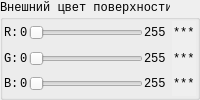
               <widget class="QGroupBox" name="groupBox_ExteriorColor">
                <property name="font">
                 <font>
                  <family>Consolas</family>
                 </font>
                </property>
                <property name="title">
                 <string>Внешний цвет поверхности</string>
                </property>
                <layout class="QHBoxLayout" name="horizontalLayout_13">
                 <property name="leftMargin">
                  <number>1</number>
                 </property>
                 <property name="topMargin">
                  <number>1</number>
                 </property>
                 <property name="rightMargin">
                  <number>1</number>
                 </property>
                 <property name="bottomMargin">
                  <number>1</number>
                 </property>
                 <item>
                  <layout class="QVBoxLayout" name="verticalLayout_14">
                   <property name="spacing">
                    <number>1</number>
                   </property>
                   <item>
                    <layout class="QHBoxLayout" name="horizontalLayout_16">
                     <item>
                      <widget class="QLabel" name="label_R_Ext">
                       <property name="font">
                        <font>
                         <family>Consolas</family>
                        </font>
                       </property>
                       <property name="text">
                        <string>R:</string>
                       </property>
                      </widget>
                     </item>
                     <item>
                      <widget class="QLabel" name="label_12">
                       <property name="font">
                        <font>
                         <family>Consolas</family>
                        </font>
                       </property>
                       <property name="text">
                        <string>0</string>
                       </property>
                      </widget>
                     </item>
                     <item>
                      <widget class="QSlider" name="slider_R_Ext">
                       <property name="font">
                        <font>
                         <family>Consolas</family>
                        </font>
                       </property>
                       <property name="maximum">
                        <number>255</number>
                       </property>
                       <property name="orientation">
                        <enum>Qt::Horizontal</enum>
                       </property>
                      </widget>
                     </item>
                     <item>
                      <widget class="QLabel" name="label_21">
                       <property name="font">
                        <font>
                         <family>Consolas</family>
                        </font>
                       </property>
                       <property name="text">
                        <string>255</string>
                       </property>
                      </widget>
                     </item>
                    </layout>
                   </item>
                   <item>
                    <layout class="QHBoxLayout" name="horizontalLayout_17">
                     <item>
                      <widget class="QLabel" name="label_G_Ext">
                       <property name="font">
                        <font>
                         <family>Consolas</family>
                        </font>
                       </property>
                       <property name="text">
                        <string>G:</string>
                       </property>
                      </widget>
                     </item>
                     <item>
                      <widget class="QLabel" name="label_15">
                       <property name="font">
                        <font>
                         <family>Consolas</family>
                        </font>
                       </property>
                       <property name="text">
                        <string>0</string>
                       </property>
                      </widget>
                     </item>
                     <item>
                      <widget class="QSlider" name="slider_G_Ext">
                       <property name="font">
                        <font>
                         <family>Consolas</family>
                        </font>
                       </property>
                       <property name="maximum">
                        <number>255</number>
                       </property>
                       <property name="orientation">
                        <enum>Qt::Horizontal</enum>
                       </property>
                      </widget>
                     </item>
                     <item>
                      <widget class="QLabel" name="label_24">
                       <property name="font">
                        <font>
                         <family>Consolas</family>
                        </font>
                       </property>
                       <property name="text">
                        <string>255</string>
                       </property>
                      </widget>
                     </item>
                    </layout>
                   </item>
                   <item>
                    <layout class="QHBoxLayout" name="horizontalLayout_18">
                     <item>
                      <widget class="QLabel" name="label_B_Ext">
                       <property name="font">
                        <font>
                         <family>Consolas</family>
                        </font>
                       </property>
                       <property name="text">
                        <string>B:</string>
                       </property>
                      </widget>
                     </item>
                     <item>
                      <widget class="QLabel" name="label_18">
                       <property name="font">
                        <font>
                         <family>Consolas</family>
                        </font>
                       </property>
                       <property name="text">
                        <string>0</string>
                       </property>
                      </widget>
                     </item>
                     <item>
                      <widget class="QSlider" name="slider_B_Ext">
                       <property name="font">
                        <font>
                         <family>Consolas</family>
                        </font>
                       </property>
                       <property name="maximum">
                        <number>255</number>
                       </property>
                       <property name="orientation">
                        <enum>Qt::Horizontal</enum>
                       </property>
                      </widget>
                     </item>
                     <item>
                      <widget class="QLabel" name="label_27">
                       <property name="font">
                        <font>
                         <family>Consolas</family>
                        </font>
                       </property>
                       <property name="text">
                        <string>255</string>
                       </property>
                      </widget>
                     </item>
                    </layout>
                   </item>
                  </layout>
                 </item>
                 <item>
                  <widget class="QWidget" name="widget_ExteriorColor" native="true">
                   <property name="font">
                    <font>
                     <family>Consolas</family>
                    </font>
                   </property>
                   <property name="autoFillBackground">
                    <bool>true</bool>
                   </property>
                   <layout class="QVBoxLayout" name="verticalLayout_15">
                    <property name="spacing">
                     <number>1</number>
                    </property>
                    <property name="leftMargin">
                     <number>1</number>
                    </property>
                    <property name="topMargin">
                     <number>0</number>
                    </property>
                    <property name="rightMargin">
                     <number>1</number>
                    </property>
                    <property name="bottomMargin">
                     <number>0</number>
                    </property>
                    <item>
                     <widget class="QLabel" name="value_R_Ext">
                      <property name="font">
                       <font>
                        <family>Consolas</family>
                       </font>
                      </property>
                      <property name="text">
                       <string>***</string>
                      </property>
                      <property name="margin">
                       <number>1</number>
                      </property>
                     </widget>
                    </item>
                    <item>
                     <widget class="QLabel" name="value_G_Ext">
                      <property name="font">
                       <font>
                        <family>Consolas</family>
                       </font>
                      </property>
                      <property name="text">
                       <string>***</string>
                      </property>
                      <property name="margin">
                       <number>1</number>
                      </property>
                     </widget>
                    </item>
                    <item>
                     <widget class="QLabel" name="value_B_Ext">
                      <property name="font">
                       <font>
                        <family>Consolas</family>
                       </font>
                      </property>
                      <property name="text">
                       <string>***</string>
                      </property>
                      <property name="margin">
                       <number>1</number>
                      </property>
                     </widget>
                    </item>
                   </layout>
                  </widget>
                 </item>
                </layout>
               </widget>
